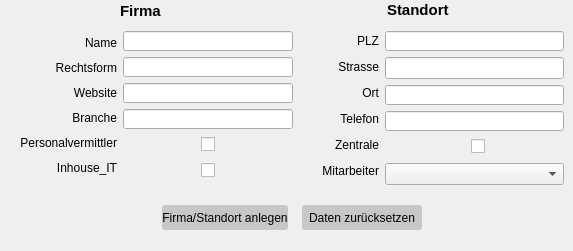
      <widget class="QWidget" name="tab1Firmen">
       <attribute name="title">
        <string>Firmen und Standorten</string>
       </attribute>
       <widget class="QLabel" name="label_19">
        <property name="geometry">
         <rect>
          <x>387</x>
          <y>0</y>
          <width>70</width>
          <height>20</height>
         </rect>
        </property>
        <property name="font">
         <font>
          <pointsize>11</pointsize>
          <weight>75</weight>
          <bold>true</bold>
         </font>
        </property>
        <property name="text">
         <string>Standort</string>
        </property>
       </widget>
       <widget class="QLabel" name="label_13">
        <property name="geometry">
         <rect>
          <x>120</x>
          <y>1</y>
          <width>70</width>
          <height>20</height>
         </rect>
        </property>
        <property name="font">
         <font>
          <pointsize>11</pointsize>
          <weight>75</weight>
          <bold>true</bold>
         </font>
        </property>
        <property name="text">
         <string>Firma</string>
        </property>
       </widget>
       <widget class="QWidget" name="layoutWidget">
        <property name="geometry">
         <rect>
          <x>20</x>
          <y>19</y>
          <width>544</width>
          <height>223</height>
         </rect>
        </property>
        <layout class="QGridLayout" name="gridLayout_9">
         <property name="verticalSpacing">
          <number>8</number>
         </property>
         <item row="0" column="0">
          <layout class="QHBoxLayout" name="horizontalLayout_18">
           <property name="spacing">
            <number>6</number>
           </property>
           <item>
            <layout class="QHBoxLayout" name="horizontalLayout_7">
             <item>
              <layout class="QVBoxLayout" name="verticalLayout_5">
               <property name="spacing">
                <number>3</number>
               </property>
               <item>
                <widget class="QLabel" name="label_14">
                 <property name="minimumSize">
                  <size>
                   <width>0</width>
                   <height>20</height>
                  </size>
                 </property>
                 <property name="maximumSize">
                  <size>
                   <width>16777215</width>
                   <height>20</height>
                  </size>
                 </property>
                 <property name="text">
                  <string>&lt;html&gt;&lt;head/&gt;&lt;body&gt;&lt;p align=&quot;right&quot;&gt;               Name&lt;/p&gt;&lt;/body&gt;&lt;/html&gt;</string>
                 </property>
                </widget>
               </item>
               <item>
                <widget class="QLabel" name="label_15">
                 <property name="minimumSize">
                  <size>
                   <width>0</width>
                   <height>20</height>
                  </size>
                 </property>
                 <property name="maximumSize">
                  <size>
                   <width>16777215</width>
                   <height>20</height>
                  </size>
                 </property>
                 <property name="sizeIncrement">
                  <size>
                   <width>0</width>
                   <height>0</height>
                  </size>
                 </property>
                 <property name="text">
                  <string>&lt;html&gt;&lt;head/&gt;&lt;body&gt;&lt;p align=&quot;right&quot;&gt;     Rechtsform&lt;/p&gt;&lt;/body&gt;&lt;/html&gt;</string>
                 </property>
                </widget>
               </item>
               <item>
                <widget class="QLabel" name="label_16">
                 <property name="minimumSize">
                  <size>
                   <width>0</width>
                   <height>20</height>
                  </size>
                 </property>
                 <property name="maximumSize">
                  <size>
                   <width>16777215</width>
                   <height>20</height>
                  </size>
                 </property>
                 <property name="text">
                  <string>&lt;html&gt;&lt;head/&gt;&lt;body&gt;&lt;p align=&quot;right&quot;&gt;          Website&lt;/p&gt;&lt;/body&gt;&lt;/html&gt;</string>
                 </property>
                </widget>
               </item>
               <item>
                <widget class="QLabel" name="label_17">
                 <property name="minimumSize">
                  <size>
                   <width>0</width>
                   <height>20</height>
                  </size>
                 </property>
                 <property name="maximumSize">
                  <size>
                   <width>16777215</width>
                   <height>20</height>
                  </size>
                 </property>
                 <property name="text">
                  <string>&lt;html&gt;&lt;head/&gt;&lt;body&gt;&lt;p align=&quot;right&quot;&gt;          Branche&lt;/p&gt;&lt;/body&gt;&lt;/html&gt;</string>
                 </property>
                </widget>
               </item>
               <item>
                <widget class="QLabel" name="label_18">
                 <property name="minimumSize">
                  <size>
                   <width>0</width>
                   <height>20</height>
                  </size>
                 </property>
                 <property name="maximumSize">
                  <size>
                   <width>16777215</width>
                   <height>20</height>
                  </size>
                 </property>
                 <property name="text">
                  <string>&lt;html&gt;&lt;head/&gt;&lt;body&gt;&lt;p align=&quot;right&quot;&gt;Personalvermittler&lt;/p&gt;&lt;/body&gt;&lt;/html&gt;</string>
                 </property>
                </widget>
               </item>
               <item>
                <widget class="QLabel" name="label_38">
                 <property name="minimumSize">
                  <size>
                   <width>0</width>
                   <height>20</height>
                  </size>
                 </property>
                 <property name="maximumSize">
                  <size>
                   <width>16777215</width>
                   <height>20</height>
                  </size>
                 </property>
                 <property name="text">
                  <string>&lt;html&gt;&lt;head/&gt;&lt;body&gt;&lt;p align=&quot;right&quot;&gt;Inhouse_IT&lt;/p&gt;&lt;/body&gt;&lt;/html&gt;</string>
                 </property>
                </widget>
               </item>
              </layout>
             </item>
             <item>
              <layout class="QVBoxLayout" name="verticalLayout_9">
               <item>
                <widget class="QLineEdit" name="firmaName">
                 <property name="maximumSize">
                  <size>
                   <width>16777215</width>
                   <height>20</height>
                  </size>
                 </property>
                </widget>
               </item>
               <item>
                <widget class="QLineEdit" name="firmaRechtsform">
                 <property name="minimumSize">
                  <size>
                   <width>170</width>
                   <height>0</height>
                  </size>
                 </property>
                 <property name="maximumSize">
                  <size>
                   <width>16777215</width>
                   <height>20</height>
                  </size>
                 </property>
                </widget>
               </item>
               <item>
                <widget class="QLineEdit" name="firmaWebsite">
                 <property name="maximumSize">
                  <size>
                   <width>16777215</width>
                   <height>20</height>
                  </size>
                 </property>
                </widget>
               </item>
               <item>
                <widget class="QLineEdit" name="firmaBranche">
                 <property name="maximumSize">
                  <size>
                   <width>16777215</width>
                   <height>20</height>
                  </size>
                 </property>
                </widget>
               </item>
               <item>
                <layout class="QGridLayout" name="gridLayout_2">
                 <item row="0" column="0">
                  <spacer name="horizontalSpacer_8">
                   <property name="orientation">
                    <enum>Qt::Horizontal</enum>
                   </property>
                   <property name="sizeHint" stdset="0">
                    <size>
                     <width>40</width>
                     <height>20</height>
                    </size>
                   </property>
                  </spacer>
                 </item>
                 <item row="0" column="1">
                  <widget class="QCheckBox" name="firmaPersonalvermitler">
                   <property name="baseSize">
                    <size>
                     <width>0</width>
                     <height>0</height>
                    </size>
                   </property>
                   <property name="layoutDirection">
                    <enum>Qt::LeftToRight</enum>
                   </property>
                   <property name="text">
                    <string/>
                   </property>
                  </widget>
                 </item>
                 <item row="0" column="2">
                  <spacer name="horizontalSpacer_6">
                   <property name="orientation">
                    <enum>Qt::Horizontal</enum>
                   </property>
                   <property name="sizeHint" stdset="0">
                    <size>
                     <width>40</width>
                     <height>20</height>
                    </size>
                   </property>
                  </spacer>
                 </item>
                </layout>
               </item>
               <item>
                <layout class="QGridLayout" name="gridLayout_7">
                 <item row="0" column="0">
                  <spacer name="horizontalSpacer_23">
                   <property name="orientation">
                    <enum>Qt::Horizontal</enum>
                   </property>
                   <property name="sizeHint" stdset="0">
                    <size>
                     <width>40</width>
                     <height>20</height>
                    </size>
                   </property>
                  </spacer>
                 </item>
                 <item row="0" column="1">
                  <widget class="QCheckBox" name="firmaInhouse">
                   <property name="baseSize">
                    <size>
                     <width>0</width>
                     <height>0</height>
                    </size>
                   </property>
                   <property name="layoutDirection">
                    <enum>Qt::LeftToRight</enum>
                   </property>
                   <property name="text">
                    <string/>
                   </property>
                  </widget>
                 </item>
                 <item row="0" column="2">
                  <spacer name="horizontalSpacer_24">
                   <property name="orientation">
                    <enum>Qt::Horizontal</enum>
                   </property>
                   <property name="sizeHint" stdset="0">
                    <size>
                     <width>40</width>
                     <height>20</height>
                    </size>
                   </property>
                  </spacer>
                 </item>
                </layout>
               </item>
              </layout>
             </item>
            </layout>
           </item>
           <item>
            <spacer name="horizontalSpacer_12">
             <property name="orientation">
              <enum>Qt::Horizontal</enum>
             </property>
             <property name="sizeType">
              <enum>QSizePolicy::Fixed</enum>
             </property>
             <property name="sizeHint" stdset="0">
              <size>
               <width>23</width>
               <height>20</height>
              </size>
             </property>
            </spacer>
           </item>
           <item>
            <layout class="QHBoxLayout" name="horizontalLayout_17">
             <item>
              <layout class="QVBoxLayout" name="verticalLayout_7">
               <item>
                <widget class="QLabel" name="label_20">
                 <property name="minimumSize">
                  <size>
                   <width>0</width>
                   <height>20</height>
                  </size>
                 </property>
                 <property name="maximumSize">
                  <size>
                   <width>16777215</width>
                   <height>20</height>
                  </size>
                 </property>
                 <property name="text">
                  <string>&lt;html&gt;&lt;head/&gt;&lt;body&gt;&lt;p align=&quot;right&quot;&gt;     PLZ&lt;/p&gt;&lt;/body&gt;&lt;/html&gt;</string>
                 </property>
                </widget>
               </item>
               <item>
                <widget class="QLabel" name="label_21">
                 <property name="minimumSize">
                  <size>
                   <width>0</width>
                   <height>20</height>
                  </size>
                 </property>
                 <property name="maximumSize">
                  <size>
                   <width>16777215</width>
                   <height>20</height>
                  </size>
                 </property>
                 <property name="text">
                  <string>&lt;html&gt;&lt;head/&gt;&lt;body&gt;&lt;p align=&quot;right&quot;&gt;Strasse&lt;/p&gt;&lt;/body&gt;&lt;/html&gt;</string>
                 </property>
                </widget>
               </item>
               <item>
                <widget class="QLabel" name="label_22">
                 <property name="minimumSize">
                  <size>
                   <width>0</width>
                   <height>20</height>
                  </size>
                 </property>
                 <property name="maximumSize">
                  <size>
                   <width>16777215</width>
                   <height>20</height>
                  </size>
                 </property>
                 <property name="text">
                  <string>&lt;html&gt;&lt;head/&gt;&lt;body&gt;&lt;p align=&quot;right&quot;&gt;     Ort&lt;/p&gt;&lt;/body&gt;&lt;/html&gt;</string>
                 </property>
                </widget>
               </item>
               <item>
                <widget class="QLabel" name="label_23">
                 <property name="minimumSize">
                  <size>
                   <width>0</width>
                   <height>20</height>
                  </size>
                 </property>
                 <property name="maximumSize">
                  <size>
                   <width>16777215</width>
                   <height>20</height>
                  </size>
                 </property>
                 <property name="text">
                  <string>&lt;html&gt;&lt;head/&gt;&lt;body&gt;&lt;p align=&quot;right&quot;&gt;Telefon&lt;/p&gt;&lt;/body&gt;&lt;/html&gt;</string>
                 </property>
                </widget>
               </item>
               <item>
                <widget class="QLabel" name="label_24">
                 <property name="minimumSize">
                  <size>
                   <width>0</width>
                   <height>20</height>
                  </size>
                 </property>
                 <property name="maximumSize">
                  <size>
                   <width>16777215</width>
                   <height>20</height>
                  </size>
                 </property>
                 <property name="text">
                  <string>&lt;html&gt;&lt;head/&gt;&lt;body&gt;&lt;p align=&quot;right&quot;&gt;Zentrale&lt;/p&gt;&lt;/body&gt;&lt;/html&gt;</string>
                 </property>
                </widget>
               </item>
               <item>
                <widget class="QLabel" name="label_39">
                 <property name="minimumSize">
                  <size>
                   <width>0</width>
                   <height>20</height>
                  </size>
                 </property>
                 <property name="maximumSize">
                  <size>
                   <width>16777215</width>
                   <height>20</height>
                  </size>
                 </property>
                 <property name="text">
                  <string>&lt;html&gt;&lt;head/&gt;&lt;body&gt;&lt;p align=&quot;right&quot;&gt;Mitarbeiter&lt;/p&gt;&lt;/body&gt;&lt;/html&gt;</string>
                 </property>
                </widget>
               </item>
              </layout>
             </item>
             <item>
              <layout class="QVBoxLayout" name="verticalLayout_6">
               <item>
                <widget class="QLineEdit" name="standortPlz">
                 <property name="maximumSize">
                  <size>
                   <width>16777215</width>
                   <height>20</height>
                  </size>
                 </property>
                </widget>
               </item>
               <item>
                <widget class="QLineEdit" name="standortStrasse">
                 <property name="minimumSize">
                  <size>
                   <width>170</width>
                   <height>0</height>
                  </size>
                 </property>
                </widget>
               </item>
               <item>
                <widget class="QLineEdit" name="standortOrt">
                 <property name="maximumSize">
                  <size>
                   <width>16777215</width>
                   <height>20</height>
                  </size>
                 </property>
                </widget>
               </item>
               <item>
                <widget class="QLineEdit" name="standortTelefon">
                 <property name="maximumSize">
                  <size>
                   <width>16777215</width>
                   <height>20</height>
                  </size>
                 </property>
                </widget>
               </item>
               <item>
                <layout class="QGridLayout" name="gridLayout_8">
                 <item row="2" column="2">
                  <widget class="QCheckBox" name="standortZentraleCheckBox">
                   <property name="text">
                    <string/>
                   </property>
                  </widget>
                 </item>
                 <item row="2" column="3">
                  <spacer name="horizontalSpacer_9">
                   <property name="orientation">
                    <enum>Qt::Horizontal</enum>
                   </property>
                   <property name="sizeHint" stdset="0">
                    <size>
                     <width>40</width>
                     <height>20</height>
                    </size>
                   </property>
                  </spacer>
                 </item>
                 <item row="2" column="0">
                  <spacer name="horizontalSpacer_10">
                   <property name="orientation">
                    <enum>Qt::Horizontal</enum>
                   </property>
                   <property name="sizeHint" stdset="0">
                    <size>
                     <width>40</width>
                     <height>20</height>
                    </size>
                   </property>
                  </spacer>
                 </item>
                 <item row="3" column="0" colspan="4">
                  <widget class="QComboBox" name="standortMitarbeiter"/>
                 </item>
                </layout>
               </item>
              </layout>
             </item>
            </layout>
           </item>
          </layout>
         </item>
         <item row="1" column="0">
          <layout class="QGridLayout" name="gridLayout_12">
           <item row="0" column="0">
            <spacer name="horizontalSpacer_13">
             <property name="orientation">
              <enum>Qt::Horizontal</enum>
             </property>
             <property name="sizeHint" stdset="0">
              <size>
               <width>40</width>
               <height>20</height>
              </size>
             </property>
            </spacer>
           </item>
           <item row="0" column="1">
            <layout class="QGridLayout" name="gridLayout_10">
             <item row="0" column="0">
              <widget class="QPushButton" name="firmaStandortAnlegen">
               <property name="minimumSize">
                <size>
                 <width>120</width>
                 <height>25</height>
                </size>
               </property>
               <property name="maximumSize">
                <size>
                 <width>16777215</width>
                 <height>25</height>
                </size>
               </property>
               <property name="styleSheet">
                <string notr="true">background-color: rgb(198, 200, 199);
border-radius: 3px;
border-width: 2px;
</string>
               </property>
               <property name="text">
                <string>Firma/Standort anlegen</string>
               </property>
              </widget>
             </item>
             <item row="0" column="1">
              <spacer name="horizontalSpacer_11">
               <property name="orientation">
                <enum>Qt::Horizontal</enum>
               </property>
               <property name="sizeType">
                <enum>QSizePolicy::Fixed</enum>
               </property>
               <property name="sizeHint" stdset="0">
                <size>
                 <width>14</width>
                 <height>20</height>
                </size>
               </property>
              </spacer>
             </item>
             <item row="0" column="2">
              <widget class="QPushButton" name="firmaStandortReset">
               <property name="minimumSize">
                <size>
                 <width>120</width>
                 <height>25</height>
                </size>
               </property>
               <property name="maximumSize">
                <size>
                 <width>16777215</width>
                 <height>25</height>
                </size>
               </property>
               <property name="styleSheet">
                <string notr="true">background-color: rgb(198, 200, 199);
border-radius: 3px;
border-width: 2px;
</string>
               </property>
               <property name="text">
                <string>Daten zurücksetzen</string>
               </property>
              </widget>
             </item>
            </layout>
           </item>
           <item row="0" column="2">
            <spacer name="horizontalSpacer_14">
             <property name="orientation">
              <enum>Qt::Horizontal</enum>
             </property>
             <property name="sizeHint" stdset="0">
              <size>
               <width>40</width>
               <height>20</height>
              </size>
             </property>
            </spacer>
           </item>
          </layout>
         </item>
        </layout>
       </widget>
      </widget>
